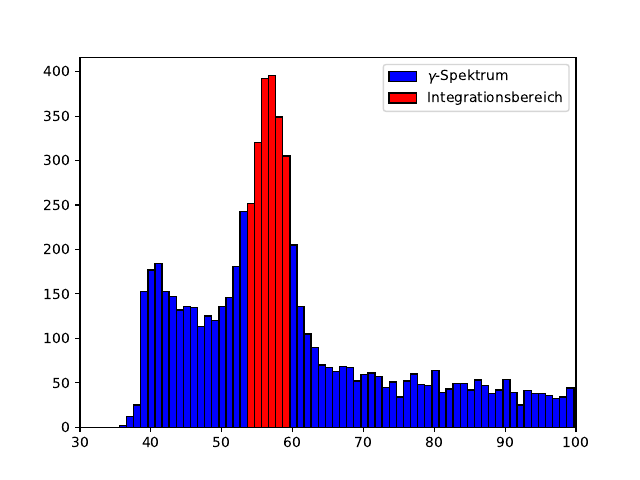

Python code for this plot:
import numpy as np
import matplotlib.pyplot as plt

y = np.genfromtxt('Originaldaten/Blei/plot.txt', unpack = True)
x = np.linspace(0, 512, 512)
#plt.plot(x[30:80], y[30:80], 'rx')
plt.bar(x[20:100], y[20: 100], width = 1, color = 'b', edgecolor='k', align = 'center', label = '$\gamma$-Spektrum')
plt.bar(x[54:60], y[54: 60], width = 1, color = 'r', edgecolor='k', align = 'center', label = 'Integrationsbereich')
plt.legend()
plt.xlim(30, 100)
plt.savefig('hist.pdf')
#plt.show()
